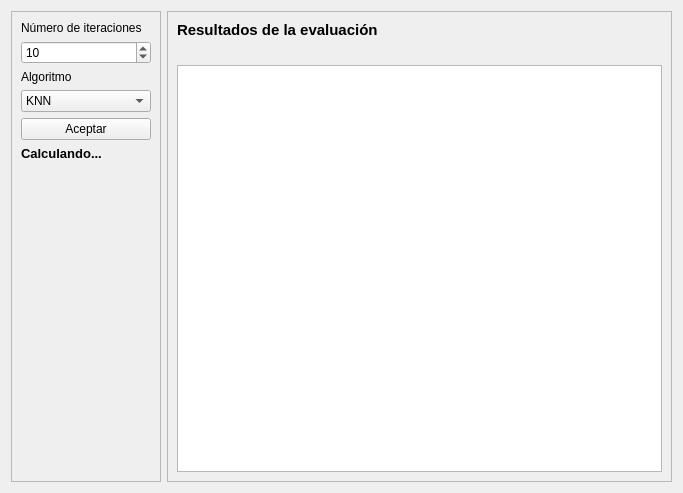
<?xml version="1.0" encoding="UTF-8"?>
<ui version="4.0">
 <class>Form</class>
 <widget class="QWidget" name="Form">
  <property name="geometry">
   <rect>
    <x>0</x>
    <y>0</y>
    <width>683</width>
    <height>493</height>
   </rect>
  </property>
  <property name="windowTitle">
   <string>Hold Out</string>
  </property>
  <layout class="QHBoxLayout" name="horizontalLayout">
   <item>
    <widget class="QFrame" name="frame">
     <property name="sizePolicy">
      <sizepolicy hsizetype="Fixed" vsizetype="Preferred">
       <horstretch>0</horstretch>
       <verstretch>0</verstretch>
      </sizepolicy>
     </property>
     <property name="minimumSize">
      <size>
       <width>150</width>
       <height>0</height>
      </size>
     </property>
     <property name="frameShape">
      <enum>QFrame::StyledPanel</enum>
     </property>
     <property name="frameShadow">
      <enum>QFrame::Raised</enum>
     </property>
     <layout class="QFormLayout" name="formLayout">
      <property name="sizeConstraint">
       <enum>QLayout::SetDefaultConstraint</enum>
      </property>
      <item row="1" column="0">
       <widget class="QLabel" name="label">
        <property name="sizePolicy">
         <sizepolicy hsizetype="Preferred" vsizetype="Fixed">
          <horstretch>0</horstretch>
          <verstretch>0</verstretch>
         </sizepolicy>
        </property>
        <property name="text">
         <string>Número de iteraciones</string>
        </property>
        <property name="alignment">
         <set>Qt::AlignLeading|Qt::AlignLeft|Qt::AlignTop</set>
        </property>
       </widget>
      </item>
      <item row="2" column="0" colspan="2">
       <widget class="QSpinBox" name="numeroIteraciones">
        <property name="minimum">
         <number>1</number>
        </property>
        <property name="maximum">
         <number>15</number>
        </property>
        <property name="value">
         <number>10</number>
        </property>
       </widget>
      </item>
      <item row="3" column="0">
       <widget class="QLabel" name="label_4">
        <property name="text">
         <string>Algoritmo</string>
        </property>
       </widget>
      </item>
      <item row="5" column="0" colspan="2">
       <widget class="QComboBox" name="comboBoxAlgoritmo">
        <item>
         <property name="text">
          <string>KNN</string>
         </property>
        </item>
        <item>
         <property name="text">
          <string>Naive Bayes</string>
         </property>
        </item>
        <item>
         <property name="text">
          <string>One R</string>
         </property>
        </item>
       </widget>
      </item>
      <item row="7" column="0" colspan="2">
       <widget class="QPushButton" name="btnAceptar">
        <property name="text">
         <string>Aceptar</string>
        </property>
       </widget>
      </item>
      <item row="9" column="0" colspan="2">
       <widget class="QLabel" name="labelCargando">
        <property name="font">
         <font>
          <pointsize>10</pointsize>
          <weight>75</weight>
          <bold>true</bold>
         </font>
        </property>
        <property name="text">
         <string>Calculando...</string>
        </property>
        <property name="margin">
         <number>10</number>
        </property>
       </widget>
      </item>
     </layout>
    </widget>
   </item>
   <item>
    <widget class="QFrame" name="frameTablas">
     <property name="frameShape">
      <enum>QFrame::StyledPanel</enum>
     </property>
     <property name="frameShadow">
      <enum>QFrame::Raised</enum>
     </property>
     <layout class="QVBoxLayout" name="verticalLayout">
      <item>
       <widget class="QLabel" name="label_2">
        <property name="font">
         <font>
          <pointsize>11</pointsize>
          <weight>75</weight>
          <bold>true</bold>
         </font>
        </property>
        <property name="text">
         <string>Resultados de la evaluación</string>
        </property>
        <property name="alignment">
         <set>Qt::AlignLeading|Qt::AlignLeft|Qt::AlignTop</set>
        </property>
       </widget>
      </item>
      <item>
       <widget class="QLabel" name="labelAlgoritmo">
        <property name="text">
         <string/>
        </property>
       </widget>
      </item>
      <item>
       <widget class="QTableView" name="tablaResultados"/>
      </item>
     </layout>
    </widget>
   </item>
  </layout>
 </widget>
 <resources/>
 <connections/>
</ui>
